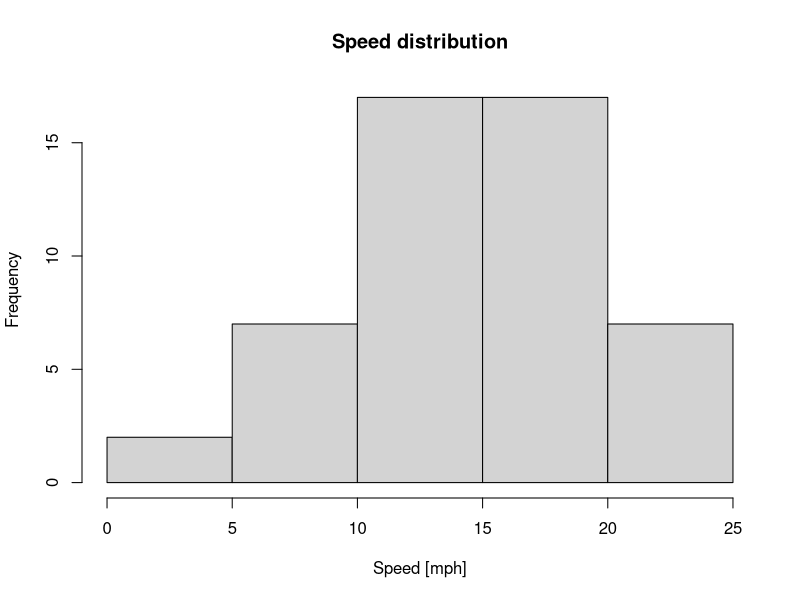
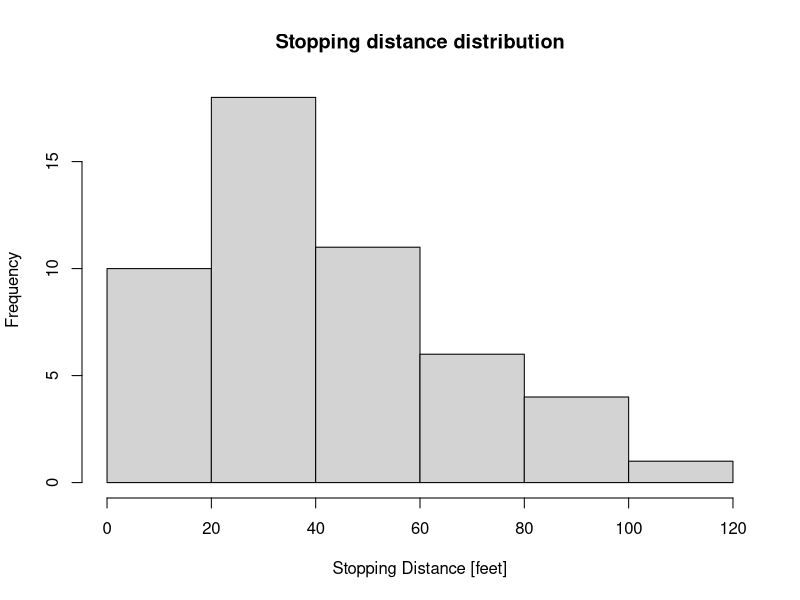
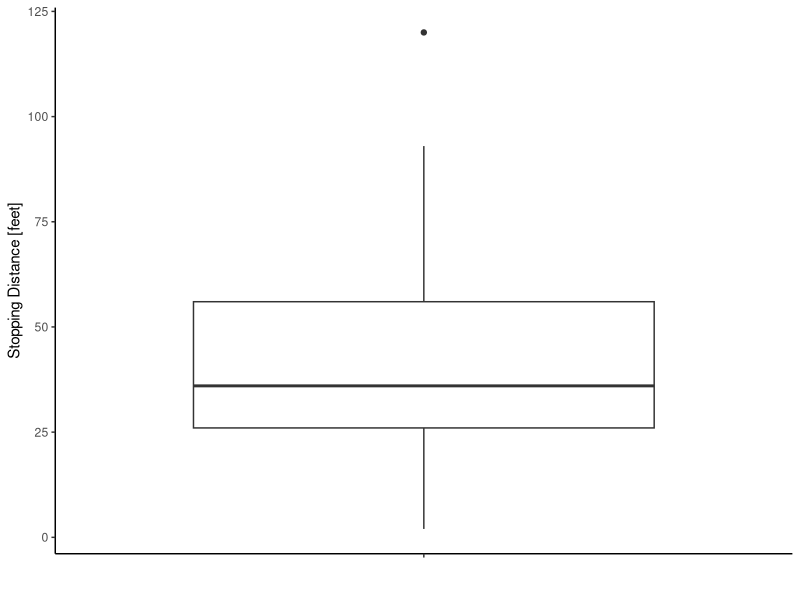
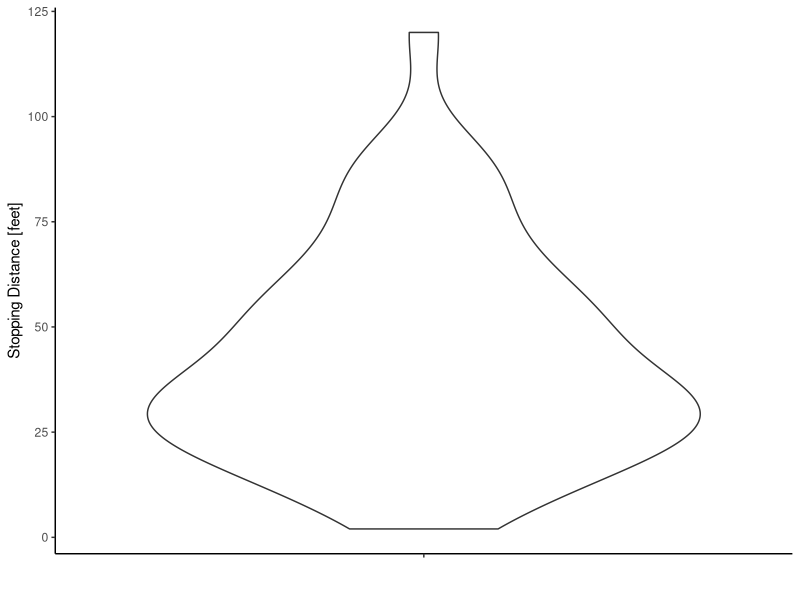
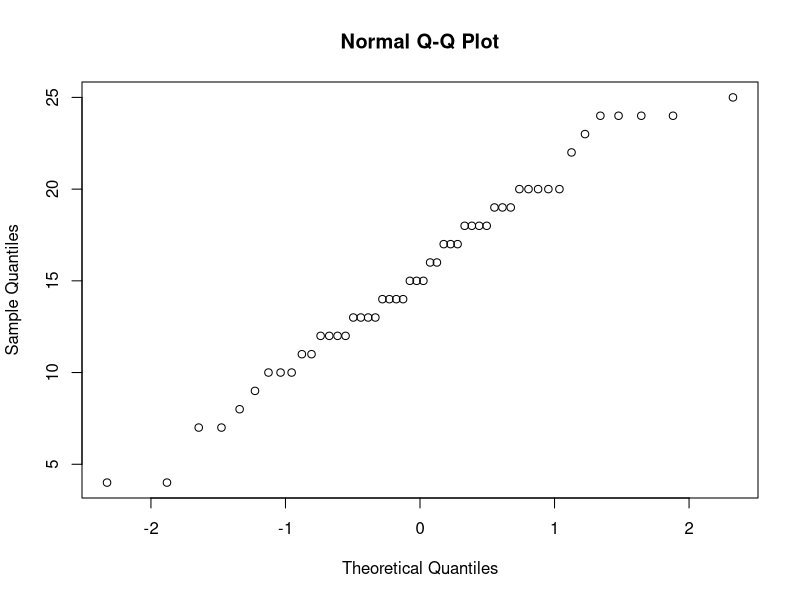
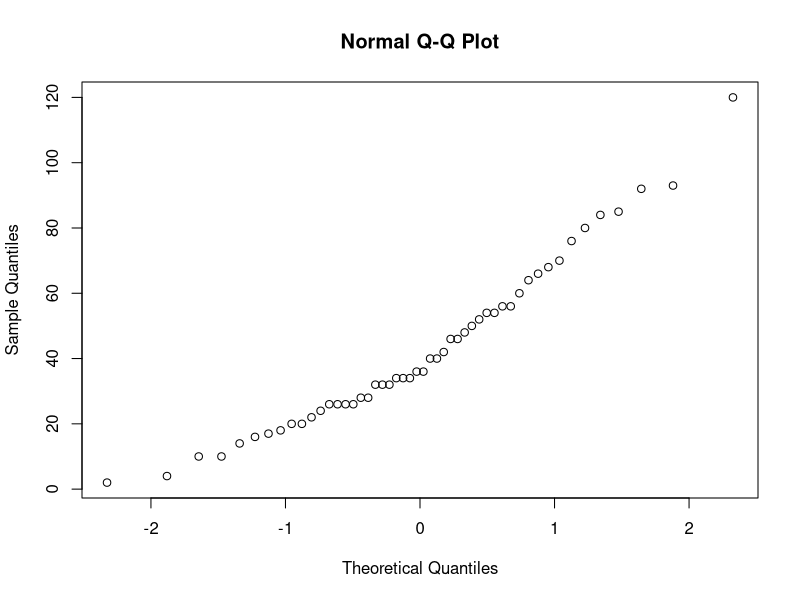
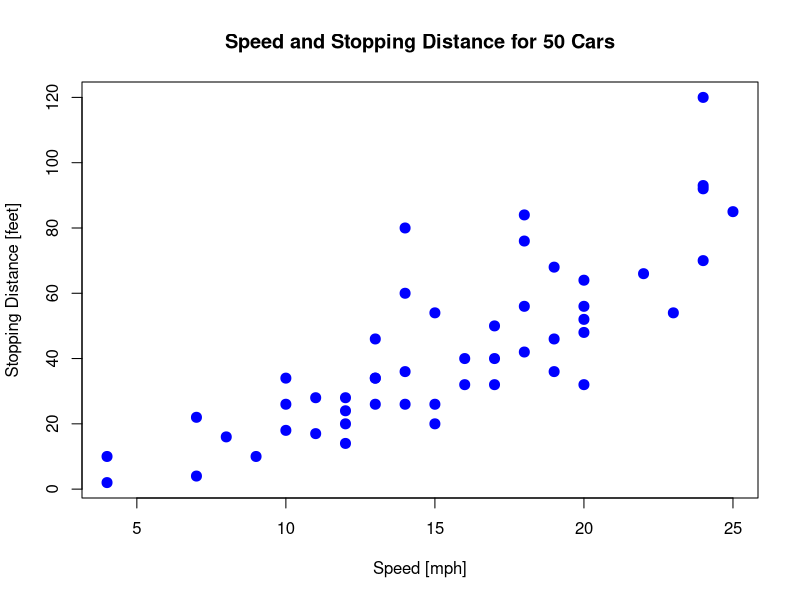
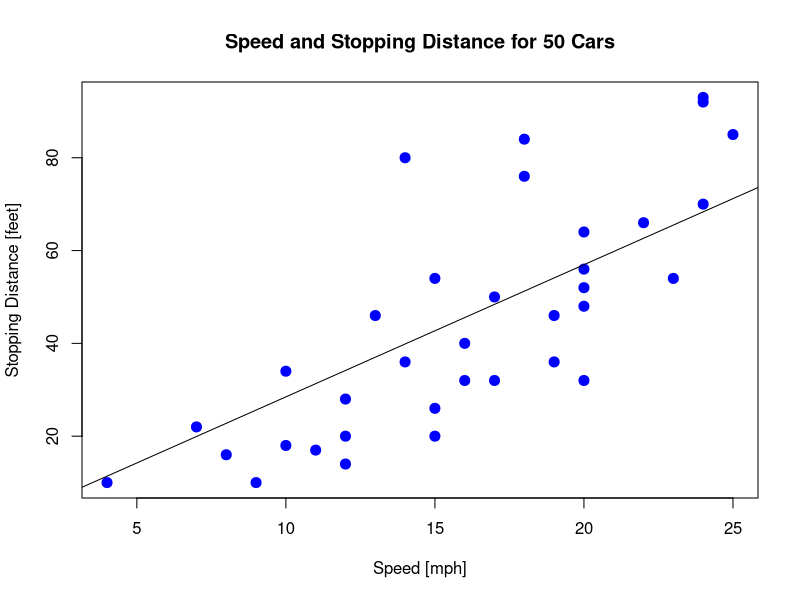

R code for these plots, in order:
## ---- chunk 1
#install.packages('tidyverse')
#install.packages(readr)
library("readr")
library(ggplot2)
## ---- chunk 2
IrisDataset <- read.csv('cars.csv')
## ---- chunk 3
# To list the attributes of the data set.
attributes(cars)
# To print the min, max, mean, median, and quartiles of each attribute.
summary(cars)
# To display the structure of your data set.
str(cars) 
# To get th names of the attributes within your data set.
names(cars) 
## ---- chunk 4
hist(cars$speed, 
     main="Speed distribution", xlab="Speed [mph]") 
## ---- chunk 5
hist(cars$dist, 
     main="Stopping distance distribution", xlab="Stopping Distance [feet]")
## ---- chunk 6
ggplot(data = cars, aes(x = "", y = dist)) + 
  geom_boxplot()+ theme_classic()+ 
  xlab("")+ylab("Stopping Distance [feet]")
## ---- chunk 7
ggplot(data = cars, aes(x = "", y = dist)) + 
  geom_violin()+ theme_classic()+ 
  xlab("")+ylab("Stopping Distance [feet]")
## ---- chunk 8
qqnorm(cars$speed) 
qqnorm(cars$dist)
## ---- chunk 9
plot(cars, col='blue', pch=20, cex=2, 
     main="Speed and Stopping Distance for 50 Cars", 
     xlab="Speed [mph]", ylab="Stopping Distance [feet]")
## ---- chunk 10
summary(cars)
## ---- chunk 11
#is.na(cars) 
## ---- chunk 12
any(is.na(cars))
## ---- chunk 13
#DatasetName$ColumnName[is.na(DatasetName$ColumnName)]<-mean(DatasetName$ColumnName,na.rm = TRUE)
## ---- chunk 14
set.seed(122)
## ---- chunk 15
trainSize<-round(nrow(cars)*0.7) # 70/30%
testSize<-nrow(cars)-trainSize
## ---- chunk 16
print(trainSize)
print(testSize)
## ---- chunk 17
training_indices<-sample(seq_len(nrow(cars)),size =trainSize)
trainSet<-cars[training_indices,]
testSet<-cars[-training_indices,]
## ---- chunk 18
# The basic line of code for the linear model function. 
cars_regression <-lm(dist ~  0 + speed, trainSet)
## ---- chunk 19
summary(cars_regression)
## ---- chunk 20
cars_predictions <- predict(cars_regression, testSet)
cars_predictions
## ---- chunk 21
predict(cars_regression,testSet, interval='confidence')

## ---- chunk 22
predict(cars_regression,testSet, interval='prediction')
## ---- chunk 23
cars_regression
## ---- chunk 24
plot(trainSet, col='blue', pch=20, cex=2, 
     main="Speed and Stopping Distance for 50 Cars", 
     xlab="Speed [mph]", ylab="Stopping Distance [feet]")

abline(cars_regression)
## ---- chunk 25
res <- resid(cars_regression)
## ---- chunk 26
#produce residual vs. fitted plot
plot(fitted(cars_regression), res)

#add a horizontal line at 0 
abline(h = 0, col = "gray60")
